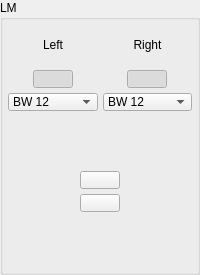
        <widget class="QGroupBox" name="groupBox_LM">
         <property name="title">
          <string>LM</string>
         </property>
         <layout class="QGridLayout" name="gridLayout_7">
          <property name="leftMargin">
           <number>5</number>
          </property>
          <property name="topMargin">
           <number>5</number>
          </property>
          <property name="rightMargin">
           <number>5</number>
          </property>
          <property name="bottomMargin">
           <number>5</number>
          </property>
          <property name="spacing">
           <number>5</number>
          </property>
          <item row="0" column="0">
           <layout class="QGridLayout" name="gridLayout_8">
            <item row="1" column="0" alignment="Qt::AlignHCenter">
             <widget class="QPushButton" name="pb_Filter_LSetSync_LM">
              <property name="minimumSize">
               <size>
                <width>0</width>
                <height>18</height>
               </size>
              </property>
              <property name="maximumSize">
               <size>
                <width>16777215</width>
                <height>18</height>
               </size>
              </property>
              <property name="focusPolicy">
               <enum>Qt::NoFocus</enum>
              </property>
              <property name="text">
               <string/>
              </property>
              <property name="checkable">
               <bool>true</bool>
              </property>
              <property name="checked">
               <bool>true</bool>
              </property>
             </widget>
            </item>
            <item row="1" column="1" alignment="Qt::AlignHCenter">
             <widget class="QPushButton" name="pb_Filter_RSetSync_LM">
              <property name="minimumSize">
               <size>
                <width>0</width>
                <height>18</height>
               </size>
              </property>
              <property name="maximumSize">
               <size>
                <width>16777215</width>
                <height>18</height>
               </size>
              </property>
              <property name="focusPolicy">
               <enum>Qt::NoFocus</enum>
              </property>
              <property name="text">
               <string/>
              </property>
              <property name="checkable">
               <bool>true</bool>
              </property>
              <property name="checked">
               <bool>true</bool>
              </property>
             </widget>
            </item>
            <item row="2" column="0">
             <widget class="QComboBox" name="cb_Filter_L_LM">
              <property name="minimumSize">
               <size>
                <width>0</width>
                <height>18</height>
               </size>
              </property>
              <property name="maximumSize">
               <size>
                <width>16777215</width>
                <height>18</height>
               </size>
              </property>
              <property name="focusPolicy">
               <enum>Qt::NoFocus</enum>
              </property>
              <property name="currentIndex">
               <number>5</number>
              </property>
              <property name="maxVisibleItems">
               <number>30</number>
              </property>
              <item>
               <property name="text">
                <string>L-R 12</string>
               </property>
              </item>
              <item>
               <property name="text">
                <string>L-R 24</string>
               </property>
              </item>
              <item>
               <property name="text">
                <string>L-R 36</string>
               </property>
              </item>
              <item>
               <property name="text">
                <string>L-R 48</string>
               </property>
              </item>
              <item>
               <property name="text">
                <string>BW 6</string>
               </property>
              </item>
              <item>
               <property name="text">
                <string>BW 12</string>
               </property>
              </item>
              <item>
               <property name="text">
                <string>BW 18</string>
               </property>
              </item>
              <item>
               <property name="text">
                <string>BW 24</string>
               </property>
              </item>
              <item>
               <property name="text">
                <string>BW 30</string>
               </property>
              </item>
              <item>
               <property name="text">
                <string>BW 36</string>
               </property>
              </item>
              <item>
               <property name="text">
                <string>BW 42</string>
               </property>
              </item>
              <item>
               <property name="text">
                <string>BW 48</string>
               </property>
              </item>
             </widget>
            </item>
            <item row="0" column="1">
             <widget class="QLabel" name="label_19">
              <property name="minimumSize">
               <size>
                <width>0</width>
                <height>40</height>
               </size>
              </property>
              <property name="maximumSize">
               <size>
                <width>16777215</width>
                <height>40</height>
               </size>
              </property>
              <property name="text">
               <string>Right</string>
              </property>
              <property name="alignment">
               <set>Qt::AlignCenter</set>
              </property>
             </widget>
            </item>
            <item row="3" column="0" alignment="Qt::AlignHCenter">
             <widget class="ConfigGainWidget" name="dsb_Filter_L_Freq_LM" native="true">
              <property name="minimumSize">
               <size>
                <width>50</width>
                <height>50</height>
               </size>
              </property>
              <property name="maximumSize">
               <size>
                <width>50</width>
                <height>50</height>
               </size>
              </property>
             </widget>
            </item>
            <item row="2" column="1">
             <widget class="QComboBox" name="cb_Filter_R_LM">
              <property name="minimumSize">
               <size>
                <width>0</width>
                <height>18</height>
               </size>
              </property>
              <property name="maximumSize">
               <size>
                <width>16777215</width>
                <height>18</height>
               </size>
              </property>
              <property name="focusPolicy">
               <enum>Qt::NoFocus</enum>
              </property>
              <property name="currentIndex">
               <number>5</number>
              </property>
              <property name="maxVisibleItems">
               <number>30</number>
              </property>
              <item>
               <property name="text">
                <string>L-R 12</string>
               </property>
              </item>
              <item>
               <property name="text">
                <string>L-R 24</string>
               </property>
              </item>
              <item>
               <property name="text">
                <string>L-R 36</string>
               </property>
              </item>
              <item>
               <property name="text">
                <string>L-R 48</string>
               </property>
              </item>
              <item>
               <property name="text">
                <string>BW 6</string>
               </property>
              </item>
              <item>
               <property name="text">
                <string>BW 12</string>
               </property>
              </item>
              <item>
               <property name="text">
                <string>BW 18</string>
               </property>
              </item>
              <item>
               <property name="text">
                <string>BW 24</string>
               </property>
              </item>
              <item>
               <property name="text">
                <string>BW 30</string>
               </property>
              </item>
              <item>
               <property name="text">
                <string>BW 36</string>
               </property>
              </item>
              <item>
               <property name="text">
                <string>BW 42</string>
               </property>
              </item>
              <item>
               <property name="text">
                <string>BW 48</string>
               </property>
              </item>
             </widget>
            </item>
            <item row="3" column="1" alignment="Qt::AlignHCenter">
             <widget class="ConfigGainWidget" name="dsb_Filter_R_Freq_LM" native="true">
              <property name="minimumSize">
               <size>
                <width>50</width>
                <height>50</height>
               </size>
              </property>
              <property name="maximumSize">
               <size>
                <width>50</width>
                <height>50</height>
               </size>
              </property>
             </widget>
            </item>
            <item row="0" column="0">
             <widget class="QLabel" name="label_18">
              <property name="minimumSize">
               <size>
                <width>0</width>
                <height>40</height>
               </size>
              </property>
              <property name="maximumSize">
               <size>
                <width>16777215</width>
                <height>40</height>
               </size>
              </property>
              <property name="text">
               <string>Left</string>
              </property>
              <property name="alignment">
               <set>Qt::AlignCenter</set>
              </property>
             </widget>
            </item>
            <item row="4" column="0" colspan="2">
             <layout class="QHBoxLayout" name="horizontalLayout_3">
              <property name="spacing">
               <number>0</number>
              </property>
              <item alignment="Qt::AlignHCenter">
               <widget class="QPushButton" name="pb_Output_Invert_LM">
                <property name="minimumSize">
                 <size>
                  <width>0</width>
                  <height>18</height>
                 </size>
                </property>
                <property name="maximumSize">
                 <size>
                  <width>16777215</width>
                  <height>18</height>
                 </size>
                </property>
                <property name="focusPolicy">
                 <enum>Qt::NoFocus</enum>
                </property>
                <property name="styleSheet">
                 <string notr="true"/>
                </property>
                <property name="text">
                 <string/>
                </property>
                <property name="checkable">
                 <bool>true</bool>
                </property>
                <property name="checked">
                 <bool>false</bool>
                </property>
               </widget>
              </item>
             </layout>
            </item>
            <item row="5" column="0" colspan="2">
             <layout class="QHBoxLayout" name="horizontalLayout_4">
              <property name="spacing">
               <number>0</number>
              </property>
              <item alignment="Qt::AlignHCenter">
               <widget class="QPushButton" name="pb_Output_Mute_LM">
                <property name="minimumSize">
                 <size>
                  <width>0</width>
                  <height>18</height>
                 </size>
                </property>
                <property name="maximumSize">
                 <size>
                  <width>16777215</width>
                  <height>18</height>
                 </size>
                </property>
                <property name="focusPolicy">
                 <enum>Qt::NoFocus</enum>
                </property>
                <property name="styleSheet">
                 <string notr="true"/>
                </property>
                <property name="text">
                 <string/>
                </property>
                <property name="checkable">
                 <bool>true</bool>
                </property>
                <property name="checked">
                 <bool>false</bool>
                </property>
               </widget>
              </item>
             </layout>
            </item>
            <item row="6" column="0" colspan="2" alignment="Qt::AlignHCenter">
             <widget class="ConfigGainWidget" name="dsb_Output_Level_LM" native="true">
              <property name="minimumSize">
               <size>
                <width>50</width>
                <height>50</height>
               </size>
              </property>
              <property name="maximumSize">
               <size>
                <width>50</width>
                <height>50</height>
               </size>
              </property>
             </widget>
            </item>
           </layout>
          </item>
         </layout>
        </widget>
